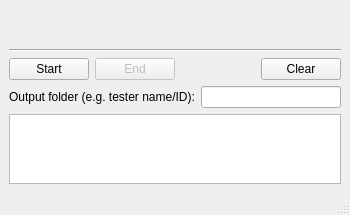
<?xml version="1.0" encoding="UTF-8"?>
<ui version="4.0">
 <class>MainWindow</class>
 <widget class="QMainWindow" name="MainWindow">
  <property name="geometry">
   <rect>
    <x>0</x>
    <y>0</y>
    <width>350</width>
    <height>200</height>
   </rect>
  </property>
  <property name="sizePolicy">
   <sizepolicy hsizetype="Maximum" vsizetype="Maximum">
    <horstretch>0</horstretch>
    <verstretch>0</verstretch>
   </sizepolicy>
  </property>
  <property name="windowTitle">
   <string>Coverage Controller</string>
  </property>
  <widget class="QWidget" name="centralwidget">
   <layout class="QVBoxLayout" name="verticalLayout_2">
    <item>
     <layout class="QVBoxLayout" name="verticalLayout">
      <item>
       <widget class="QLabel" name="targetLabel">
        <property name="text">
         <string/>
        </property>
       </widget>
      </item>
      <item>
       <widget class="QLabel" name="testcaseLabel">
        <property name="font">
         <font>
          <bold>true</bold>
         </font>
        </property>
        <property name="text">
         <string/>
        </property>
       </widget>
      </item>
      <item>
       <widget class="Line" name="line">
        <property name="orientation">
         <enum>Qt::Horizontal</enum>
        </property>
       </widget>
      </item>
      <item>
       <layout class="QHBoxLayout" name="horizontalLayout">
        <item>
         <widget class="QPushButton" name="startButton">
          <property name="toolTip">
           <string/>
          </property>
          <property name="statusTip">
           <string>Start a new test case.</string>
          </property>
          <property name="whatsThis">
           <string/>
          </property>
          <property name="text">
           <string>Start</string>
          </property>
         </widget>
        </item>
        <item>
         <widget class="QPushButton" name="endButton">
          <property name="enabled">
           <bool>false</bool>
          </property>
          <property name="statusTip">
           <string>End the current test case.</string>
          </property>
          <property name="text">
           <string>End</string>
          </property>
         </widget>
        </item>
        <item>
         <spacer name="horizontalSpacer">
          <property name="orientation">
           <enum>Qt::Horizontal</enum>
          </property>
          <property name="sizeHint" stdset="0">
           <size>
            <width>40</width>
            <height>20</height>
           </size>
          </property>
         </spacer>
        </item>
        <item>
         <widget class="QPushButton" name="clearButton">
          <property name="statusTip">
           <string>Clear output log.</string>
          </property>
          <property name="text">
           <string>Clear</string>
          </property>
         </widget>
        </item>
       </layout>
      </item>
      <item>
       <layout class="QHBoxLayout" name="horizontalLayout_2">
        <item>
         <widget class="QLabel" name="label">
          <property name="text">
           <string>Output folder (e.g. tester name/ID):</string>
          </property>
         </widget>
        </item>
        <item>
         <widget class="QLineEdit" name="testerIdLineEdit"/>
        </item>
       </layout>
      </item>
      <item>
       <widget class="QTextEdit" name="logTextEdit">
        <property name="enabled">
         <bool>true</bool>
        </property>
        <property name="readOnly">
         <bool>true</bool>
        </property>
        <property name="html">
         <string>&lt;!DOCTYPE HTML PUBLIC &quot;-//W3C//DTD HTML 4.0//EN&quot; &quot;http://www.w3.org/TR/REC-html40/strict.dtd&quot;&gt;
&lt;html&gt;&lt;head&gt;&lt;meta name=&quot;qrichtext&quot; content=&quot;1&quot; /&gt;&lt;meta charset=&quot;utf-8&quot; /&gt;&lt;style type=&quot;text/css&quot;&gt;
p, li { white-space: pre-wrap; }
hr { height: 1px; border-width: 0; }
li.unchecked::marker { content: &quot;\2610&quot;; }
li.checked::marker { content: &quot;\2612&quot;; }
&lt;/style&gt;&lt;/head&gt;&lt;body style=&quot; font-family:'.AppleSystemUIFont'; font-size:13pt; font-weight:400; font-style:normal;&quot;&gt;
&lt;p style=&quot;-qt-paragraph-type:empty; margin-top:0px; margin-bottom:0px; margin-left:0px; margin-right:0px; -qt-block-indent:0; text-indent:0px;&quot;&gt;&lt;br /&gt;&lt;/p&gt;&lt;/body&gt;&lt;/html&gt;</string>
        </property>
       </widget>
      </item>
     </layout>
    </item>
   </layout>
  </widget>
  <widget class="QMenuBar" name="menubar">
   <property name="geometry">
    <rect>
     <x>0</x>
     <y>0</y>
     <width>350</width>
     <height>37</height>
    </rect>
   </property>
  </widget>
  <widget class="QStatusBar" name="statusbar"/>
 </widget>
 <resources/>
 <connections/>
</ui>
